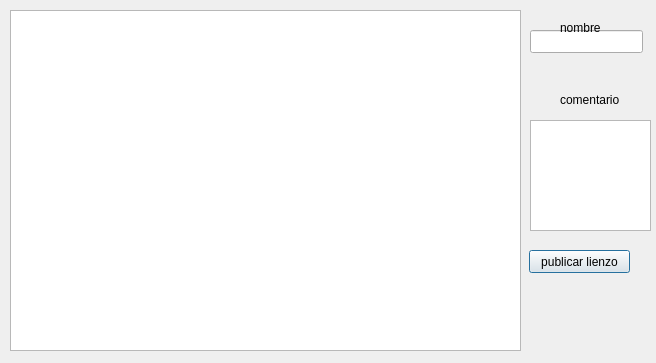
<?xml version="1.0" encoding="UTF-8"?>
<ui version="4.0">
 <class>Dialog</class>
 <widget class="QDialog" name="Dialog">
  <property name="geometry">
   <rect>
    <x>0</x>
    <y>0</y>
    <width>656</width>
    <height>363</height>
   </rect>
  </property>
  <property name="windowTitle">
   <string>Dialog</string>
  </property>
  <widget class="QGraphicsView" name="graphicsView">
   <property name="geometry">
    <rect>
     <x>10</x>
     <y>10</y>
     <width>511</width>
     <height>341</height>
    </rect>
   </property>
  </widget>
  <widget class="QPushButton" name="pushButton">
   <property name="geometry">
    <rect>
     <x>529</x>
     <y>250</y>
     <width>101</width>
     <height>23</height>
    </rect>
   </property>
   <property name="text">
    <string>publicar lienzo</string>
   </property>
  </widget>
  <widget class="QLineEdit" name="lineEdit">
   <property name="geometry">
    <rect>
     <x>530</x>
     <y>30</y>
     <width>113</width>
     <height>23</height>
    </rect>
   </property>
  </widget>
  <widget class="QTextEdit" name="textEdit">
   <property name="geometry">
    <rect>
     <x>530</x>
     <y>120</y>
     <width>121</width>
     <height>111</height>
    </rect>
   </property>
  </widget>
  <widget class="QLabel" name="label">
   <property name="geometry">
    <rect>
     <x>560</x>
     <y>20</y>
     <width>57</width>
     <height>15</height>
    </rect>
   </property>
   <property name="text">
    <string>nombre</string>
   </property>
  </widget>
  <widget class="QLabel" name="label_2">
   <property name="geometry">
    <rect>
     <x>560</x>
     <y>90</y>
     <width>91</width>
     <height>20</height>
    </rect>
   </property>
   <property name="text">
    <string>comentario</string>
   </property>
  </widget>
 </widget>
 <resources/>
 <connections/>
</ui>
